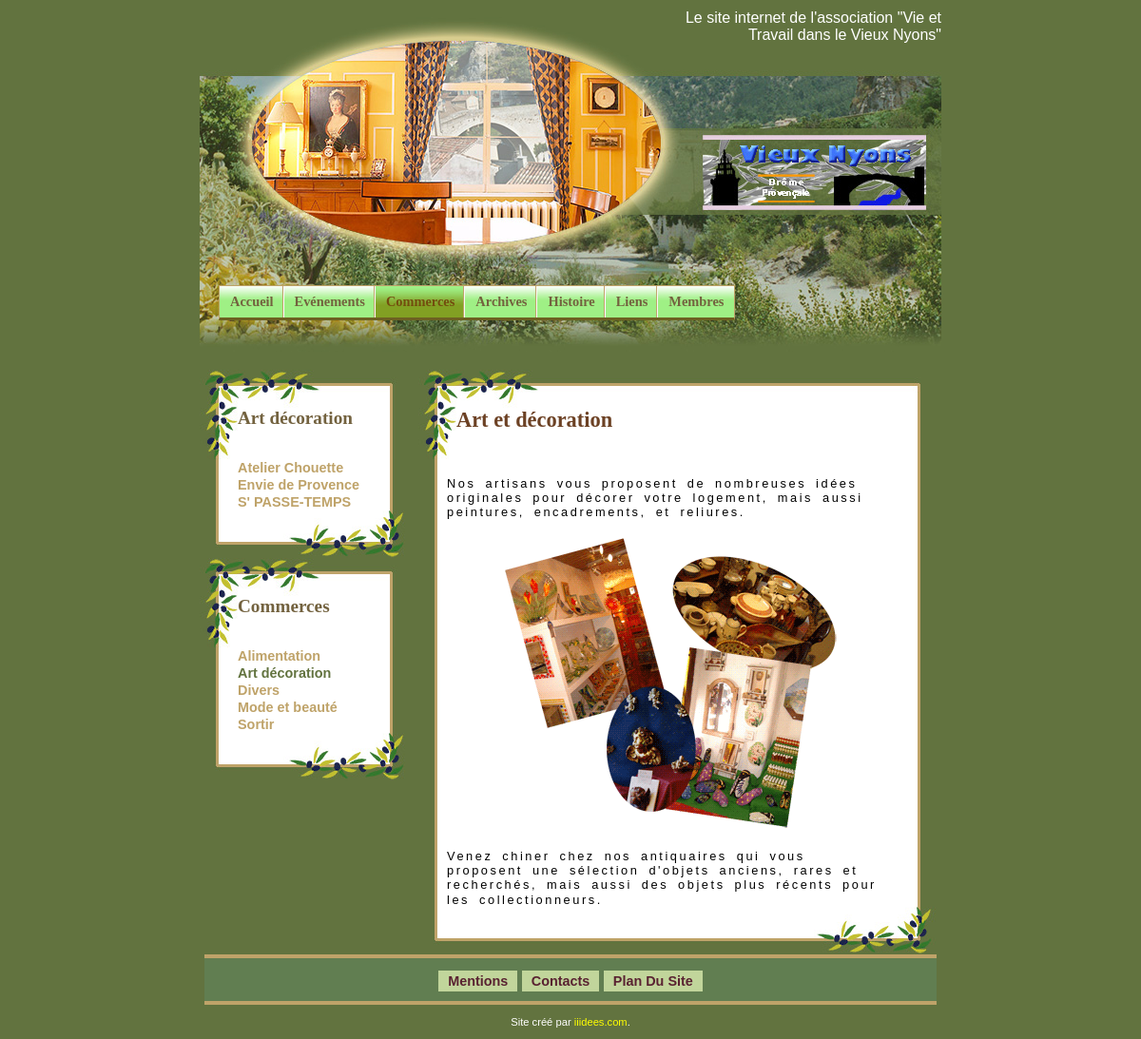
Page /fr/noscom.php?typid=2&comid=0 on the committed database.
### tables this page shows
CREATE TABLE IF NOT EXISTS `vsyscommercetype` (
  `v_ComTypeID` smallint(4) unsigned NOT NULL AUTO_INCREMENT,
  `v_ComNom` varchar(20) NOT NULL,
  `v_ComActive` tinyint(4) unsigned NOT NULL DEFAULT '1',
  `v_ComNomUK` varchar(20) NOT NULL DEFAULT '',
  PRIMARY KEY (`v_ComTypeID`)
);

CREATE TABLE IF NOT EXISTS `vsyscommerces` (
  `v_EtabID` smallint(4) unsigned NOT NULL AUTO_INCREMENT,
  `v_MembreID` smallint(4) unsigned NOT NULL,
  `v_EtabNom` varchar(50) NOT NULL,
  `v_EtabNumero` smallint(4) NOT NULL,
  `v_RueID` smallint(4) unsigned NOT NULL,
  `v_EtabPhone` varchar(14) DEFAULT NULL,
  `v_EtabFax` varchar(14) DEFAULT NULL,
  `v_EtabMobile` varchar(14) DEFAULT NULL,
  `v_HoraireOnMatin` varchar(5) NOT NULL,
  `v_HoraireOffMatin` varchar(5) NOT NULL,
  `v_HoraireOnSoir` varchar(5) DEFAULT NULL,
  `v_HoraireOffSoir` varchar(5) DEFAULT NULL,
  `v_EtabFerme` varchar(7) NOT NULL,
  `v_EtabResponsable1` varchar(60) NOT NULL,
  `v_EtabResponsable2` varchar(60) DEFAULT NULL,
  `v_EtabActivite` varchar(120) NOT NULL,
  `v_EtabURL` varchar(120) DEFAULT NULL,
  `v_EtabEmail` varchar(120) DEFAULT NULL,
  `v_ComTypeID` smallint(4) unsigned NOT NULL DEFAULT '0',
  `v_EtabActive` tinyint(4) unsigned NOT NULL DEFAULT '1',
  `v_EtabFileNom` varchar(8) NOT NULL DEFAULT 'file',
  `v_EtabActiviteUK` varchar(120) NOT NULL DEFAULT '',
  PRIMARY KEY (`v_EtabID`)
);

### fr/noscom.php (the view, shortened to what this page needs)
<?php
$badQuery=FALSE;
if ((isset($_GET['typid'])) && (is_numeric($_GET['typid']))) {
	$type_id=$_GET['typid'];
} else {
	$badQuery=TRUE;
}
if ((isset($_GET['comid'])) && (is_numeric($_GET['comid']))) {
	$com_id=$_GET['comid'];
} else {
	$badQuery=TRUE;
}
if (!$badQuery) {
	$query="SELECT v_ComNom FROM vsyscommercetype WHERE v_ComTypeID=$type_id";
	$result=mysql_query($query) or trigger_error("Query: $query\n<br />MySQL Error: " . mysql_error());
	if (@mysql_num_rows($result) == 1) {
		$row=mysql_fetch_array($result,MYSQL_ASSOC);
		$entetetype=$row['v_ComNom'];
	}
	include ('includes/headerDeuxColssBuf.php');
	echo '<div id="gauche">';
	$query="SELECT v_EtabNom, v_EtabID FROM vsyscommerces WHERE v_EtabActive=1 AND v_ComTypeID=$type_id ORDER BY v_EtabNom ASC";
	$result=mysql_query($query) or trigger_error("Query: $query\n<br />MySQL Error: " . mysql_error());
	if (@mysql_num_rows($result) >= 1) {
		echo '<div class="petitHaut">' . $entetetype . '</div><div class="petitMilieu">';
		echo "\n<ul>\n";
		while ($row=mysql_fetch_array($result,MYSQL_ASSOC)) {
			echo '<li><a ';
			if ($com_id != $row['v_EtabID']) {
				echo 'href="noscom.php?typid=' . $type_id . '&comid=' . $row['v_EtabID'] . '"';
			} else {
				echo ' class="choix"';
			}
			echo ">" . $row['v_EtabNom'] . "</a></li>\n";
		}
		echo "</ul>\n</div>";
		echo '<div class="petitBas"></div>';
	}
	$query="SELECT v_ComNom, v_ComTypeID FROM vsyscommercetype WHERE v_ComActive=1 ORDER BY v_ComNom ASC";
	$result=mysql_query($query) or trigger_error("Query: $query\n<br />MySQL Error: " . mysql_error());
	if (@mysql_num_rows($result) >= 1) {
		echo '<div class="petitHaut">Commerces</div><div class="petitMilieu">';
		echo "<ul>\n";
		while ($row=mysql_fetch_array($result,MYSQL_ASSOC)) {
			echo '<li><a ';
			if ($row['v_ComTypeID'] != $type_id) {
				echo ' href="noscom.php?typid=' . $row['v_ComTypeID'] . '&comid=0"';
			} else {
				echo ' class="choix"';
			}
			echo ">" . $row['v_ComNom'] . "</a></li>\n";
		}
		echo "</ul>\n</div>";
		echo '<div class="petitBas"></div>';
	}
	echo '</div>
    <div id="droite">';
	if ($com_id == 0) {
		switch ($type_id) {
			case 2:
				include ('pre_art.php');
				break;
		}
	}
	echo '</div>';
	include ('./includes/footerUnCol.php');
}
?>

### css1/cssPrincipal.css (style rules this page uses)
body { margin:0; padding:0; background-color:#62733f; font-family:Verdana, Arial, Helvetica, sans-serif; }

### css1/colDeux.css (style rules this page uses)
#gauche { position:absolute; left:0; width:220px; background:url(../images/css1/SmallBackBoxV2.jpg) repeat-y; }
#droite { margin-left:225px; width:545px; }
div.petitHaut { width: 220px; height: 94px; background:url(../images/css1/SmallTopBoxV2.jpg) no-repeat; font-family: Georgia, "Times New Roman", Times, serif; font-weight: 700; font-size:1.2em; color:#73623F; padding-left:40px; padding-top:40px; margin-bottom:-40px; }
div.petitMilieu { width:220px; padding-left:40px; }
div.petitBas { width:220px; height:50px; background:url(../images/css1/SmallBottomBoxV2.jpg) no-repeat; }
#gauche ul { list-style-type: none; margin: 0; padding: 0; }
#gauche a:link, #gauche a:visited, #gauche a:active { font-size:0.9em; color:#BFA369; text-decoration:none; font-family: Arial, Helvetica, sans-serif; font-weight: 900; }
#gauche a:hover, #gauche a.choix { color:#62733f; font-size:0.9em; text-decoration:none; font-family: Arial, Helvetica, sans-serif; font-weight: 900; }

### rows in the picture
vsyscommercetype: v_ComNom "Art décoration"
vsyscommerces: v_EtabNom "Atelier Chouette"
vsyscommerces: v_EtabNom "Envie de Provence"
vsyscommerces: v_EtabNom "S' PASSE-TEMPS"
vsyscommercetype: v_ComNom "Alimentation"
vsyscommercetype: v_ComNom "Divers"
vsyscommercetype: v_ComNom "Mode et beauté"
vsyscommercetype: v_ComNom "Sortir"
